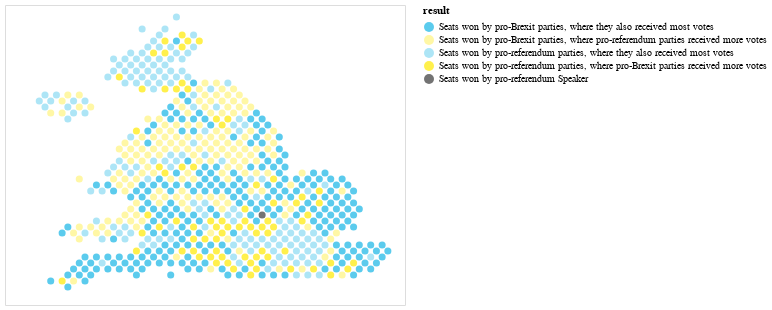

Notebook code for this chart:
### Markdown cell above
>Create interacitve verison

### Code cell
alt.Chart(hex_whole).mark_circle().encode(
                x = alt.X("q", axis=None),
                y = alt.Y("r", axis=None),
                color = colors_obj,
                size = alt.value(50),
                # show the name of constituency and voting result when hover over
                tooltip = ["constituency:N", "Remain %:N", "Leave %:N"], 
            ).interactive().configure_legend(labelLimit= 0) # Use .interactive() to make it interactive

### Figure 1 — Vega-Lite specification as saved in the notebook (floating-point values rounded to 4 significant figures; data arrays with more than 128 entries replaced by an {"elided": "..."} marker saying what was removed)
{"config": {"view": {"continuousWidth": 400, "continuousHeight": 300}, "legend": {"labelLimit": 0}}, "data": {"name": "data-701acef6306c0a97495d3feac02f361e"}, "mark": "circle", "encoding": {"color": {"type": "nominal", "field": "result", "scale": {"domain": ["Seats won by pro-Brexit parties, where they also received most votes", "Seats won by pro-Brexit parties, where pro-referendum parties received more votes", "Seats won by pro-referendum parties, where they also received most votes", "Seats won by pro-referendum parties, where pro-Brexit parties received more votes", "Seats won by pro-referendum Speaker"], "range": ["#16B5E5", "#FFF47F", "#8ADAF2", "#FFE900", "#373737"]}}, "size": {"value": 50}, "tooltip": [{"type": "nominal", "field": "constituency"}, {"type": "nominal", "field": "Remain %"}, {"type": "nominal", "field": "Leave %"}], "x": {"type": "quantitative", "axis": null, "field": "q"}, "y": {"type": "quantitative", "axis": null, "field": "r"}}, "selection": {"selector001": {"type": "interval", "bind": "scales", "encodings": ["x", "y"]}}, "$schema": "https://vega.github.io/schema/vega-lite/v4.8.1.json", "datasets": {"data-701acef6306c0a97495d3feac02f361e": {"elided": "650 records"}}}
